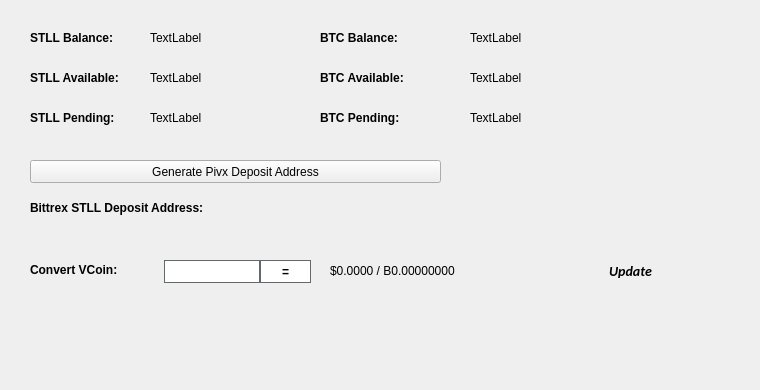
   <widget class="QWidget" name="BalanceTab">
    <attribute name="title">
     <string>Balance</string>
    </attribute>
    <widget class="QLabel" name="BitcoinBalanceLabel">
     <property name="geometry">
      <rect>
       <x>470</x>
       <y>30</y>
       <width>150</width>
       <height>16</height>
      </rect>
     </property>
     <property name="text">
      <string>TextLabel</string>
     </property>
    </widget>
    <widget class="QLabel" name="STLLBalanceLabel">
     <property name="geometry">
      <rect>
       <x>150</x>
       <y>30</y>
       <width>150</width>
       <height>16</height>
      </rect>
     </property>
     <property name="text">
      <string>TextLabel</string>
     </property>
    </widget>
    <widget class="QLabel" name="label_11">
     <property name="geometry">
      <rect>
       <x>30</x>
       <y>30</y>
       <width>101</width>
       <height>16</height>
      </rect>
     </property>
     <property name="font">
      <font>
       <weight>75</weight>
       <bold>true</bold>
      </font>
     </property>
     <property name="text">
      <string>STLL Balance:</string>
     </property>
    </widget>
    <widget class="QLabel" name="label_12">
     <property name="geometry">
      <rect>
       <x>320</x>
       <y>30</y>
       <width>101</width>
       <height>16</height>
      </rect>
     </property>
     <property name="font">
      <font>
       <weight>75</weight>
       <bold>true</bold>
      </font>
     </property>
     <property name="text">
      <string>BTC Balance:</string>
     </property>
    </widget>
    <widget class="QLabel" name="STLLAvailableLabel_2">
     <property name="geometry">
      <rect>
       <x>150</x>
       <y>70</y>
       <width>150</width>
       <height>16</height>
      </rect>
     </property>
     <property name="text">
      <string>TextLabel</string>
     </property>
    </widget>
    <widget class="QLabel" name="label_13">
     <property name="geometry">
      <rect>
       <x>30</x>
       <y>70</y>
       <width>111</width>
       <height>16</height>
      </rect>
     </property>
     <property name="font">
      <font>
       <weight>75</weight>
       <bold>true</bold>
      </font>
     </property>
     <property name="text">
      <string>STLL Available:</string>
     </property>
    </widget>
    <widget class="QLabel" name="label_14">
     <property name="geometry">
      <rect>
       <x>30</x>
       <y>110</y>
       <width>101</width>
       <height>16</height>
      </rect>
     </property>
     <property name="font">
      <font>
       <weight>75</weight>
       <bold>true</bold>
      </font>
     </property>
     <property name="text">
      <string>STLL Pending:</string>
     </property>
    </widget>
    <widget class="QLabel" name="STLLPendingLabel">
     <property name="geometry">
      <rect>
       <x>150</x>
       <y>110</y>
       <width>150</width>
       <height>16</height>
      </rect>
     </property>
     <property name="text">
      <string>TextLabel</string>
     </property>
    </widget>
    <widget class="QLabel" name="label_15">
     <property name="geometry">
      <rect>
       <x>320</x>
       <y>70</y>
       <width>111</width>
       <height>16</height>
      </rect>
     </property>
     <property name="font">
      <font>
       <weight>75</weight>
       <bold>true</bold>
      </font>
     </property>
     <property name="text">
      <string>BTC Available:</string>
     </property>
    </widget>
    <widget class="QLabel" name="BitcoinAvailableLabel">
     <property name="geometry">
      <rect>
       <x>470</x>
       <y>70</y>
       <width>150</width>
       <height>16</height>
      </rect>
     </property>
     <property name="text">
      <string>TextLabel</string>
     </property>
    </widget>
    <widget class="QLabel" name="label_31">
     <property name="geometry">
      <rect>
       <x>320</x>
       <y>110</y>
       <width>111</width>
       <height>16</height>
      </rect>
     </property>
     <property name="font">
      <font>
       <weight>75</weight>
       <bold>true</bold>
      </font>
     </property>
     <property name="text">
      <string>BTC Pending:</string>
     </property>
    </widget>
    <widget class="QLabel" name="BitcoinPendingLabel">
     <property name="geometry">
      <rect>
       <x>470</x>
       <y>110</y>
       <width>150</width>
       <height>16</height>
      </rect>
     </property>
     <property name="text">
      <string>TextLabel</string>
     </property>
    </widget>
    <widget class="QLabel" name="label_33">
     <property name="geometry">
      <rect>
       <x>30</x>
       <y>200</y>
       <width>221</width>
       <height>16</height>
      </rect>
     </property>
     <property name="font">
      <font>
       <weight>75</weight>
       <bold>true</bold>
      </font>
     </property>
     <property name="text">
      <string>Bittrex STLL Deposit Address:</string>
     </property>
    </widget>
    <widget class="QPushButton" name="GenDepositBTN">
     <property name="geometry">
      <rect>
       <x>30</x>
       <y>160</y>
       <width>411</width>
       <height>23</height>
      </rect>
     </property>
     <property name="text">
      <string>Generate Pivx Deposit Address</string>
     </property>
     <property name="icon">
      <iconset resource="../stll.qrc">
       <normaloff>:/icons/bitcoin</normaloff>:/icons/bitcoin</iconset>
     </property>
    </widget>
    <widget class="QLabel" name="DepositAddressLabel">
     <property name="geometry">
      <rect>
       <x>200</x>
       <y>200</y>
       <width>261</width>
       <height>16</height>
      </rect>
     </property>
     <property name="palette">
      <palette>
       <active>
        <colorrole role="WindowText">
         <brush brushstyle="SolidPattern">
          <color alpha="255">
           <red>0</red>
           <green>0</green>
           <blue>0</blue>
          </color>
         </brush>
        </colorrole>
        <colorrole role="Text">
         <brush brushstyle="SolidPattern">
          <color alpha="255">
           <red>0</red>
           <green>0</green>
           <blue>255</blue>
          </color>
         </brush>
        </colorrole>
       </active>
       <inactive>
        <colorrole role="WindowText">
         <brush brushstyle="SolidPattern">
          <color alpha="255">
           <red>0</red>
           <green>0</green>
           <blue>0</blue>
          </color>
         </brush>
        </colorrole>
        <colorrole role="Text">
         <brush brushstyle="SolidPattern">
          <color alpha="255">
           <red>0</red>
           <green>0</green>
           <blue>255</blue>
          </color>
         </brush>
        </colorrole>
       </inactive>
       <disabled>
        <colorrole role="WindowText">
         <brush brushstyle="SolidPattern">
          <color alpha="255">
           <red>120</red>
           <green>120</green>
           <blue>120</blue>
          </color>
         </brush>
        </colorrole>
        <colorrole role="Text">
         <brush brushstyle="SolidPattern">
          <color alpha="255">
           <red>120</red>
           <green>120</green>
           <blue>120</blue>
          </color>
         </brush>
        </colorrole>
       </disabled>
      </palette>
     </property>
     <property name="font">
      <font>
       <weight>75</weight>
       <bold>true</bold>
      </font>
     </property>
     <property name="text">
      <string/>
     </property>
     <property name="alignment">
      <set>Qt::AlignRight|Qt::AlignTrailing|Qt::AlignVCenter</set>
     </property>
     <property name="textInteractionFlags">
      <set>Qt::LinksAccessibleByMouse|Qt::TextSelectableByKeyboard|Qt::TextSelectableByMouse</set>
     </property>
    </widget>
    <widget class="QLabel" name="label_8">
     <property name="geometry">
      <rect>
       <x>460</x>
       <y>300</y>
       <width>281</width>
       <height>81</height>
      </rect>
     </property>
     <property name="text">
      <string/>
     </property>
     <property name="pixmap">
      <pixmap>:/images/bittrex</pixmap>
     </property>
    </widget>
    <widget class="QWidget" name="widgetConversion" native="true">
     <property name="geometry">
      <rect>
       <x>0</x>
       <y>250</y>
       <width>751</width>
       <height>43</height>
      </rect>
     </property>
     <property name="minimumSize">
      <size>
       <width>0</width>
       <height>43</height>
      </size>
     </property>
     <property name="styleSheet">
      <string notr="true"/>
     </property>
     <widget class="QPushButton" name="btnUpdateMarketData">
      <property name="geometry">
       <rect>
        <x>575</x>
        <y>0</y>
        <width>111</width>
        <height>41</height>
       </rect>
      </property>
      <property name="sizePolicy">
       <sizepolicy hsizetype="Expanding" vsizetype="Expanding">
        <horstretch>0</horstretch>
        <verstretch>0</verstretch>
       </sizepolicy>
      </property>
      <property name="font">
       <font>
        <family>calibri</family>
        <pointsize>-1</pointsize>
        <weight>75</weight>
        <italic>true</italic>
        <bold>true</bold>
       </font>
      </property>
      <property name="styleSheet">
       <string notr="true">margin:0px;text-align:center;padding:2px;border-radius:3px;font-style:italic;width:100px;font-size:14px;font-family:calibri;font-weight:600;</string>
      </property>
      <property name="text">
       <string>Update</string>
      </property>
      <property name="iconSize">
       <size>
        <width>150</width>
        <height>35</height>
       </size>
      </property>
      <property name="autoDefault">
       <bool>true</bool>
      </property>
      <property name="default">
       <bool>true</bool>
      </property>
     </widget>
     <widget class="QLabel" name="lblConvertVCoin">
      <property name="geometry">
       <rect>
        <x>30</x>
        <y>10</y>
        <width>131</width>
        <height>20</height>
       </rect>
      </property>
      <property name="styleSheet">
       <string notr="true"/>
      </property>
      <property name="text">
       <string>&lt;html&gt;&lt;head/&gt;&lt;body&gt;&lt;p&gt;&lt;span style=&quot; font-weight:600;&quot;&gt;Convert VCoin:&lt;/span&gt;&lt;/p&gt;&lt;/body&gt;&lt;/html&gt;</string>
      </property>
     </widget>
     <widget class="QLineEdit" name="txtConvertVCoinQty">
      <property name="geometry">
       <rect>
        <x>160</x>
        <y>10</y>
        <width>100</width>
        <height>23</height>
       </rect>
      </property>
      <property name="minimumSize">
       <size>
        <width>100</width>
        <height>23</height>
       </size>
      </property>
      <property name="maximumSize">
       <size>
        <width>100</width>
        <height>16777215</height>
       </size>
      </property>
      <property name="styleSheet">
       <string notr="true">border: 1px solid #61696c;margin-left:4px;</string>
      </property>
     </widget>
     <widget class="QPushButton" name="btnConvertPivx">
      <property name="geometry">
       <rect>
        <x>260</x>
        <y>10</y>
        <width>51</width>
        <height>23</height>
       </rect>
      </property>
      <property name="minimumSize">
       <size>
        <width>0</width>
        <height>23</height>
       </size>
      </property>
      <property name="styleSheet">
       <string notr="true">border:1px solid #61696c;background:white;font-weight:600;</string>
      </property>
      <property name="text">
       <string>=</string>
      </property>
     </widget>
     <widget class="QLabel" name="lblConvertVCoinResults">
      <property name="geometry">
       <rect>
        <x>330</x>
        <y>0</y>
        <width>201</width>
        <height>41</height>
       </rect>
      </property>
      <property name="styleSheet">
       <string notr="true"/>
      </property>
      <property name="text">
       <string>$0.0000 / B0.00000000</string>
      </property>
     </widget>
     <widget class="QLabel" name="iconOverviewUpdateWait">
      <property name="geometry">
       <rect>
        <x>670</x>
        <y>10</y>
        <width>24</width>
        <height>24</height>
       </rect>
      </property>
      <property name="text">
       <string/>
      </property>
      <property name="pixmap">
       <pixmap resource="../stll.qrc">:/icons/transaction_1</pixmap>
      </property>
      <property name="scaledContents">
       <bool>true</bool>
      </property>
      <property name="alignment">
       <set>Qt::AlignCenter</set>
      </property>
     </widget>
    </widget>
   </widget>
